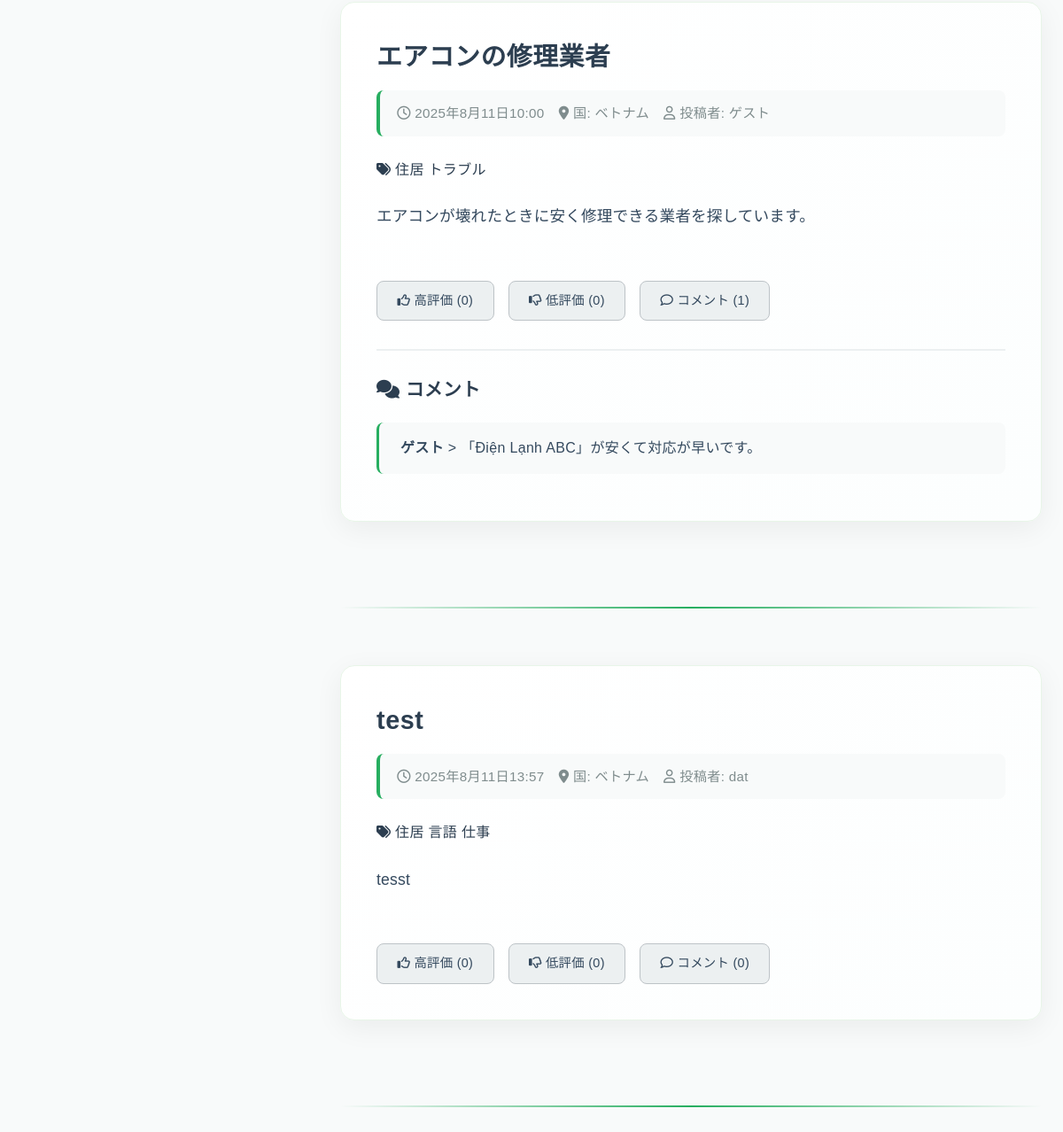
The page /discussions/?tag=3 (lower part) on the database as committed earlier.
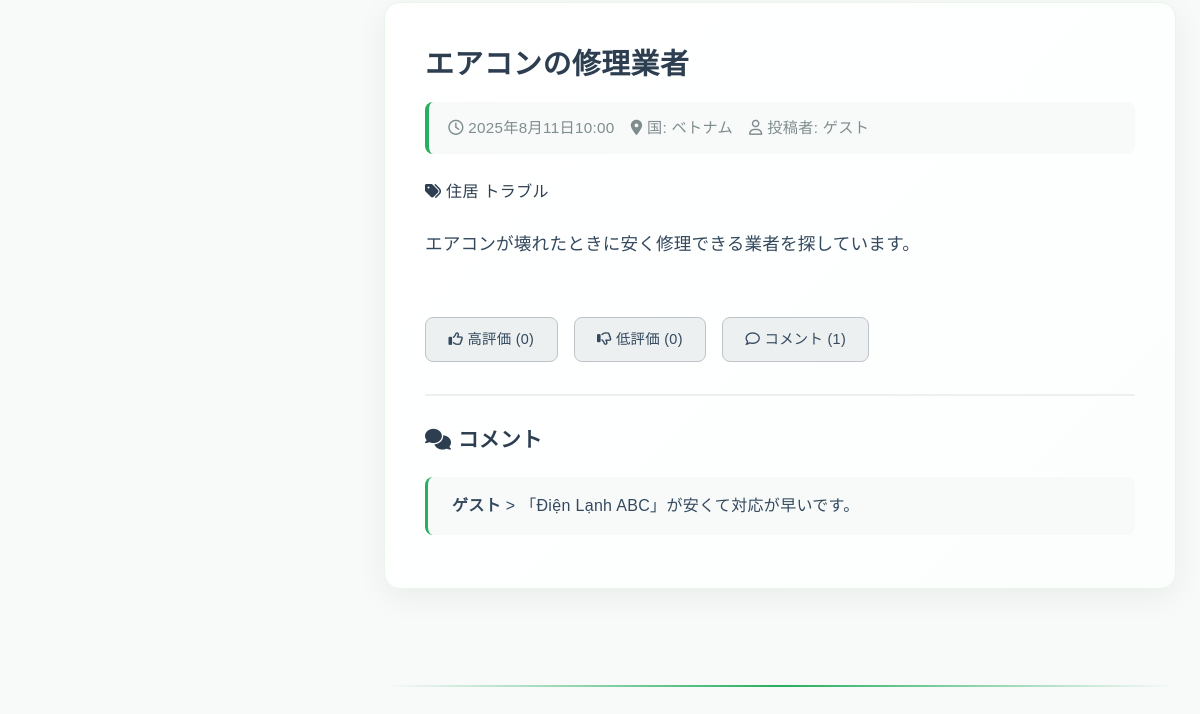
The same page on the database as committed later.
### app1/models.py (models this page shows, shortened)
class  Article(models.Model):
    id=models.UUIDField(primary_key=True,default=uuid.uuid4,editable=False)
    title=models.TextField(verbose_name="title")
    country=models.TextField(verbose_name="country")
    user_name=models.TextField(default="ゲスト",verbose_name="user_name")
    body=models.TextField(verbose_name="content")
    tag=models.ManyToManyField('Tags',verbose_name="tag",blank=True)
    picture=models.ImageField(upload_to="app1/picture/",null=True,blank=True,verbose_name="picture")
    created=models.DateTimeField(auto_now_add=True,verbose_name="created_date_time")
    edited=models.DateTimeField(auto_now_add=True,verbose_name="edited_date_time")
    likes=models.IntegerField(default=0,verbose_name="likes_count")
    dislikes=models.IntegerField(default=0,verbose_name="dislikes_count")
    comments=models.IntegerField(default=0,verbose_name="comments_count")
    score=models.IntegerField(default=0,verbose_name="score")

class Tags(models.Model):
    name=models.CharField(max_length=41,unique=True)

class Comment(models.Model):
    id=models.UUIDField(primary_key=True,default=uuid.uuid4,editable=False)
    article_id=models.ForeignKey(Article,verbose_name="ArticleID",on_delete=models.CASCADE)
    user_name=models.TextField(default="ゲスト",verbose_name="user_name")
    body=models.TextField(verbose_name="comment")
    created=models.DateTimeField(auto_now_add=True,verbose_name="created_date_time")

### app1/views.py (the view, shortened to what this page needs)
class DiscussionsView(View):
    def get(self, request):
        form = ArticleModelForm()
        tag_id = request.GET.getlist('tag')
        keyword = request.GET.get('q')
        articles = Article.objects.all()
        if tag_id:
            for tid in tag_id:
                articles = articles.filter(tag__id=tid)
            articles = articles.distinct()
        if keyword:
            articles = articles.filter(Q(title__icontains=keyword) | Q(body__icontains=keyword))
        comments = Comment.objects.all()
        tags = Tags.objects.all()
        context = {
            'form': form,
            'articles': articles,
            'comments': comments,
            'tags': tags,
            'selected_tags': tag_id,
            'keyword': keyword
        }
        return render(request, 'app1/discussions.html', context)

### templates/app1/discussions.html (shortened to what this page needs)
<!DOCTYPE html>
<html lang="ja">
<head>
    <link rel="stylesheet" href="https://cdnjs.cloudflare.com/ajax/libs/font-awesome/6.0.0-beta3/css/all.min.css">
    <link rel="stylesheet" href="https://cdn.jsdelivr.net/npm/bootstrap@4.1.3/dist/css/bootstrap.min.css">
    <link rel="stylesheet" href="https://cdnjs.cloudflare.com/ajax/libs/font-awesome/6.4.0/css/all.min.css">
    {% load static %}
    <link rel="stylesheet" href="{% static 'app1/css/style.css' %}">
</head>
<body>
    <main class="container">
        <div class="page-content-wrapper">
            <div class="main-content">
                <div class="discussion-list">
                    {% for article in articles %}
                    <article class="post-detail">
                        <header>
                            <h2>{{article.title}}</h2>
                            <div class="post-meta">
                                <span><i class="far fa-clock"></i> {{article.created}}</span>
                                <span><i class="fas fa-map-marker-alt"></i> 国: {{article.country}}</span>
                                <span><i class="far fa-user"></i> 投稿者: {{article.user_name}}</span>
                            </div>
                            {% if article.tag.all %}
                            <div class="post-tags">
                                <i class="fas fa-tags"></i>
                                {% for tag in article.tag.all %}
                                <span class="post-tag">{{tag.name}}</span>
                                {% endfor %}
                            </div>
                            {% endif %}
                        </header>
                        <div class="post-content">
                            <div class="post-text">
                                <p>{{article.body}}</p>
                            </div>
                        </div>
                        <footer class="post-actions">
                            <button onclick="location.href='/like/add/{{article.id}}'" class="btn btn-secondary">
                                <i class="far fa-thumbs-up"></i> 高評価 ({{article.likes}})
                            </button>
                            <button onclick="location.href='/dislike/add/{{article.id}}'" class="btn btn-secondary">
                                <i class="far fa-thumbs-down"></i> 低評価 ({{article.dislikes}})
                            </button>
                            <button onclick="location.href='/comment/post/{{article.id}}'" class="btn btn-secondary">
                                <i class="far fa-comment"></i> コメント ({{article.comments}})
                            </button>
                        </footer>
                        {% if article.comments != 0 %}
                        <div class="comments-section">
                            <h5><i class="fas fa-comments"></i> コメント</h5>
                            <ul>
                                {% for comment in comments %}
                                {% if comment.article_id == article %}
                                <li>
                                    <strong>{{comment.user_name}}</strong> > {{comment.body}}
                                </li>
                                {% endif %}
                                {% endfor %}
                            </ul>
                        </div>
                        {% endif %}
                    </article>
                    <hr>
                    {% endfor %}
                </div>
            </div>
        </div>
    </main>
</body>
</html>

Rows that differ between the two databases and show on the page:
removed Article: title "test", created "2025年8月11日13:57", country "ベトナム", user_name "dat", body "tesst", likes "0", dislikes "0", comments "0", Tags (name "住居")
no longer on this page (row unchanged): Tags: name "言語", shown under "test"
no longer on this page (row unchanged): Tags: name "仕事", shown under "test"
